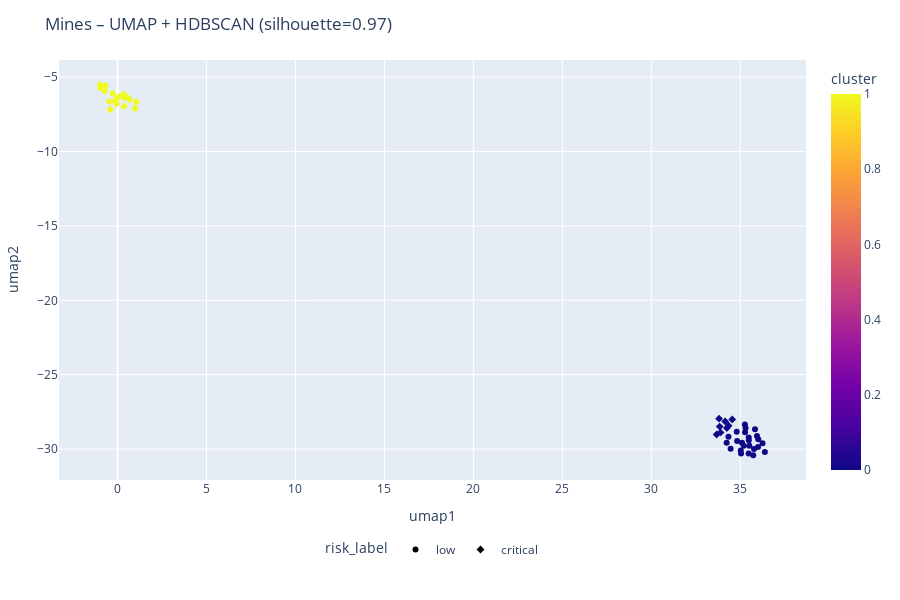

The notebook cell saved with this chart:
### Code cell
# %%
fig = px.scatter(
    mines,
    x="umap1", y="umap2",
    color="cluster",
    symbol="risk_label",
    hover_name="Mine",
    title=f"Mines – UMAP + HDBSCAN (silhouette={sil_m:.2f})"
)

fig.update_layout(
    height=600,
    margin=dict(l=40, r=40, t=60, b=120),
    legend=dict(
        orientation="h",
        yanchor="bottom",
        y=-0.2,
        xanchor="center",
        x=0.5
    )
)

fig.show()

### Figure 1 — Plotly figure (JSON) as saved in the notebook; plotly's stock layout.template omitted (floating-point values rounded to 4 significant figures)
{"data": [{"hovertemplate": "<b>%{hovertext}</b><br><br>risk_label=low<br>umap1=%{x}<br>umap2=%{y}<br>cluster=%{marker.color}<extra></extra>", "hovertext": ["Abyz Mine", "Akchi-Spassky Mine", "Aralchinsky Mine", "Belousovskoe Mine", "Itauz Mine", "Karashoshak Mine", "Kipshakpay Mine", "Kounrad Mine", "Kundyzdy Mine", "Kusmuryn-Akbastau Mine", "Nikolayevsky Mine", "Nurkazgan Mine", "Priorskoye Mine", "Saryoba East Mine", "Saryoba West Mine", "Sayak-1 Mine", "Sayak-2 Mine", "Sayak-3 Mine", "Shatyrkul Mine", "Stepnoy Mine", "Zhairem Zapadny Mine", "Zhezkazgan East Mine", "Zhezkazgan South Mine", "Zhezkazgan West Mine", "Zhilandinsky Mine", "Zhomart Mine", "Antamina Mine", "Kroondal Mine"], "legendgroup": "low", "marker": {"color": [0, 0, 0, 0, 0, 0, 0, 1, 0, 0, 0, 1, 0, 0, 0, 0, 0, 0, 0, 0, 0, 0, 1, 0, 0, 0, 0, 1], "coloraxis": "coloraxis", "symbol": "circle"}, "mode": "markers", "name": "low", "orientation": "v", "showlegend": true, "type": "scatter", "x": [36.01, 35.27, 34.82, 35.1, 35.04, 35.2, 35.03, -0.2647, 35.94, 35.47, 35.73, -0.6836, 35.51, 36.0, 35.77, 35.48, 35.47, 34.23, 36.25, 34.34, 35.26, 35.3, -0.9721, 35.83, 34.8, 34.46, 36.38, -0.9808], "xaxis": "x", "y": [-29.34, -28.88, -29.46, -29.58, -30.3, -29.78, -30.09, -6.105, -29.12, -29.23, -30.42, -5.576, -29.78, -29.87, -30.0, -29.4, -30.3, -29.58, -29.6, -29.18, -28.35, -28.59, -5.51, -28.67, -28.84, -29.99, -30.19, -5.712], "yaxis": "y"}, {"hovertemplate": "<b>%{hovertext}</b><br><br>risk_label=critical<br>umap1=%{x}<br>umap2=%{y}<br>cluster=%{marker.color}<extra></extra>", "hovertext": ["Mount Isa Operation", "El Salvador Mine", "Lomas Bayas Mine", "Ministro Hales Mine", "Pueblo Viejo Mine", "Dikuluwe-Mashamba West Mine", "Frontier Mine", "Kipese Mine", "KOV Mine", "Mashamba East Mine", "Metalkol RTR Operation", "Mutanda Mine", "Pumpi Mine", "Sico Mine", "Tenke Fungurume Mine", "Kamoa-Kakula Operation", "Batu Hijau Mine", "Deep Mill Level Zone Mine", "Grasberg Block Cave Mine", "Antapaccay Mine", "Kansanshi Mine"], "legendgroup": "critical", "marker": {"color": [1, 1, 0, 1, 1, 0, 1, 1, 1, 1, 1, 1, 1, 1, 0, 1, 0, 0, 0, 0, 0], "coloraxis": "coloraxis", "symbol": "diamond"}, "mode": "markers", "name": "critical", "orientation": "v", "showlegend": true, "type": "scatter", "x": [-0.709, -0.4068, 34.55, 0.6777, 0.9774, 33.89, 0.3106, 0.03745, -0.4666, -0.06438, 0.4341, 0.3686, -0.1574, 1.049, 33.84, 0.3744, 33.81, 34.15, 34.34, 34.25, 33.67], "xaxis": "x", "y": [-5.918, -7.167, -28.01, -6.484, -7.112, -28.88, -6.157, -6.35, -6.631, -6.793, -6.238, -6.951, -6.571, -6.666, -28.49, -6.371, -27.96, -28.14, -28.43, -28.59, -29.02], "yaxis": "y"}], "layout": {"coloraxis": {"colorbar": {"title": {"text": "cluster"}}, "colorscale": [[0, "#0d0887"], [0.1111, "#46039f"], [0.2222, "#7201a8"], [0.3333, "#9c179e"], [0.4444, "#bd3786"], [0.5556, "#d8576b"], [0.6667, "#ed7953"], [0.7778, "#fb9f3a"], [0.8889, "#fdca26"], [1, "#f0f921"]]}, "height": 600, "legend": {"orientation": "h", "title": {"text": "risk_label"}, "tracegroupgap": 0, "x": 0.5, "xanchor": "center", "y": -0.2, "yanchor": "bottom"}, "margin": {"b": 120, "l": 40, "r": 40, "t": 60}, "title": {"text": "Mines – UMAP + HDBSCAN (silhouette=0.97)"}, "xaxis": {"anchor": "y", "domain": [0, 1], "title": {"text": "umap1"}}, "yaxis": {"anchor": "x", "domain": [0, 1], "title": {"text": "umap2"}}}}
